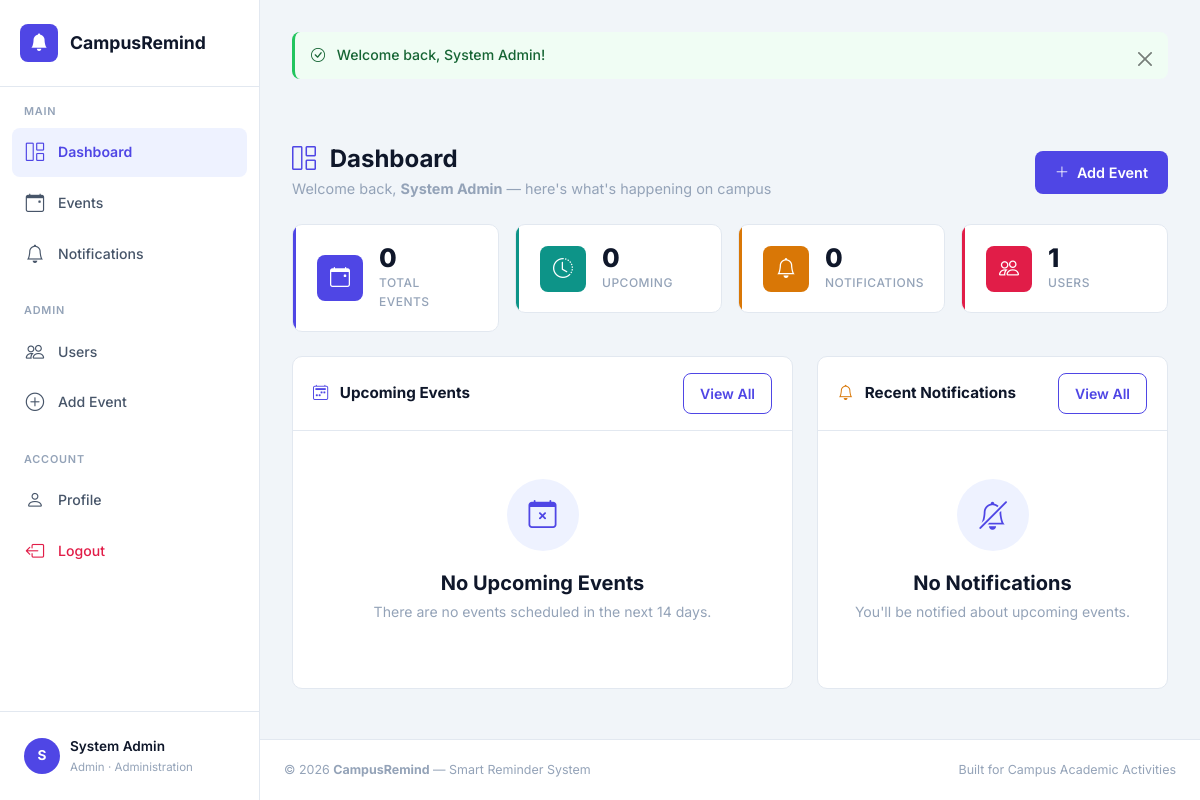
/dashboard.php (signed in), run on the app's committed database.
### tables this page shows
CREATE TABLE IF NOT EXISTS users (
    id INT AUTO_INCREMENT PRIMARY KEY,
    name VARCHAR(100) NOT NULL,
    email VARCHAR(150) NOT NULL UNIQUE,
    password VARCHAR(255) NOT NULL,
    department VARCHAR(100) NOT NULL,
    role ENUM('student', 'lecturer', 'admin') NOT NULL DEFAULT 'student',
    created_at TIMESTAMP DEFAULT CURRENT_TIMESTAMP,
    updated_at TIMESTAMP DEFAULT CURRENT_TIMESTAMP ON UPDATE CURRENT_TIMESTAMP
);

### includes/functions.php (called while the page is built, shortened)
<?php
function getFlash() {
    if (isset($_SESSION['flash'])) {
        $flash = $_SESSION['flash'];
        return $flash;
    }
    return null;
}
function isLoggedIn() {
    return isset($_SESSION['user_id']);
}
function isAdmin() {
    return isset($_SESSION['user_role']) && $_SESSION['user_role'] === 'admin';
}
function getCurrentUser() {
    $pdo = getDBConnection();
    $stmt = $pdo->prepare("SELECT id, name, email, department, role FROM users WHERE id = ?");
    $stmt->execute([$_SESSION['user_id']]);
    return $stmt->fetch();
}
function sanitize($input) {
    return htmlspecialchars(trim($input), ENT_QUOTES, 'UTF-8');
}

### dashboard.php (the view, shortened to what this page needs)
<?php
require_once __DIR__ . '/includes/header.php';
$pdo = getDBConnection();
$userId = $_SESSION['user_id'];
$userDept = $_SESSION['user_dept'] ?? 'All';
$stmt = $pdo->query("SELECT COUNT(*) FROM events");
$totalEvents = $stmt->fetchColumn();
$stmt = $pdo->prepare("
    SELECT COUNT(*) FROM events
    WHERE event_date >= CURDATE() AND event_date <= DATE_ADD(CURDATE(), INTERVAL 30 DAY)
    AND (department = ? OR department = 'All')
");
$stmt->execute([$userDept]);
$upcomingCount = $stmt->fetchColumn();
$stmt = $pdo->prepare("SELECT COUNT(*) FROM notifications WHERE user_id = ?");
$stmt->execute([$userId]);
$totalNotifications = $stmt->fetchColumn();
$totalUsers = 0;
if (isAdmin()) {
    $stmt = $pdo->query("SELECT COUNT(*) FROM users");
    $totalUsers = $stmt->fetchColumn();
}
$stmt = $pdo->prepare("
    SELECT * FROM events
    WHERE event_date >= CURDATE() AND event_date <= DATE_ADD(CURDATE(), INTERVAL 14 DAY)
    AND (department = ? OR department = 'All')
    ORDER BY event_date ASC
    LIMIT 6
");
$stmt->execute([$userDept]);
$upcomingEvents = $stmt->fetchAll();
$stmt = $pdo->prepare("
    SELECT n.*, e.title as event_title, e.category
    FROM notifications n
    JOIN events e ON n.event_id = e.id
    WHERE n.user_id = ?
    ORDER BY n.sent_at DESC
    LIMIT 5
");
$stmt->execute([$userId]);
$recentNotifications = $stmt->fetchAll();
?>
<div class="page-content">
    <div class="page-header fade-in">
        <div class="d-flex justify-content-between align-items-center flex-wrap gap-3">
            <div>
                <h1><i class="bi bi-grid-1x2 me-2" style="color:var(--primary)"></i> Dashboard</h1>
                <p>Welcome back, <strong><?= sanitize($currentUser['name']) ?></strong> — here's what's happening on campus</p>
            </div>
            <?php if (isAdmin()): ?>
            <a href="<?= BASE_URL ?>events/create.php" class="btn btn-primary-solid">
                <i class="bi bi-plus-lg me-1"></i> Add Event
            </a>
            <?php endif; ?>
        </div>
    </div>
    <div class="row g-3 mb-4">
        <div class="col-md-3 col-6 fade-in stagger-1">
            <div class="stat-card stat-events">
                <div class="d-flex align-items-center gap-3">
                    <div class="stat-icon icon-events"><i class="bi bi-calendar-event"></i></div>
                    <div>
                        <div class="stat-value"><?= $totalEvents ?></div>
                        <div class="stat-label">Total Events</div>
                    </div>
                </div>
            </div>
        </div>
        <div class="col-md-3 col-6 fade-in stagger-2">
            <div class="stat-card stat-upcoming">
                <div class="d-flex align-items-center gap-3">
                    <div class="stat-icon icon-upcoming"><i class="bi bi-clock-history"></i></div>
                    <div>
                        <div class="stat-value"><?= $upcomingCount ?></div>
                        <div class="stat-label">Upcoming</div>
                    </div>
                </div>
            </div>
        </div>
        <div class="col-md-3 col-6 fade-in stagger-3">
            <div class="stat-card stat-notifications">
                <div class="d-flex align-items-center gap-3">
                    <div class="stat-icon icon-notifications"><i class="bi bi-bell"></i></div>
                    <div>
                        <div class="stat-value"><?= $totalNotifications ?></div>
                        <div class="stat-label">Notifications</div>
                    </div>
                </div>
            </div>
        </div>
        <?php if (isAdmin()): ?>
        <div class="col-md-3 col-6 fade-in stagger-4">
            <div class="stat-card stat-users">
                <div class="d-flex align-items-center gap-3">
                    <div class="stat-icon icon-users"><i class="bi bi-people"></i></div>
                    <div>
                        <div class="stat-value"><?= $totalUsers ?></div>
                        <div class="stat-label">Users</div>
                    </div>
                </div>
            </div>
        </div>
        <?php endif; ?>
    </div>
    <div class="row g-4">
        <div class="col-lg-7 fade-in">
            <div class="content-card">
                <div class="content-card-header">
                    <h5><i class="bi bi-calendar2-week me-2" style="color:var(--primary)"></i> Upcoming Events</h5>
                    <a href="<?= BASE_URL ?>events/index.php" class="btn btn-sm btn-outline-primary-custom">View All</a>
                </div>
                <div class="content-card-body p-0">
                    <?php if (empty($upcomingEvents)): ?>
                        <div class="empty-state">
                            <div class="empty-state-icon"><i class="bi bi-calendar-x"></i></div>
                            <h5>No Upcoming Events</h5>
                            <p>There are no events scheduled in the next 14 days.</p>
                        </div>
                    <?php endif; ?>
                </div>
            </div>
        </div>
        <div class="col-lg-5 fade-in">
            <div class="content-card">
                <div class="content-card-header">
                    <h5><i class="bi bi-bell me-2" style="color:var(--amber)"></i> Recent Notifications</h5>
                    <a href="<?= BASE_URL ?>notifications.php" class="btn btn-sm btn-outline-primary-custom">View All</a>
                </div>
                <div class="content-card-body p-0">
                    <?php if (empty($recentNotifications)): ?>
                        <div class="empty-state">
                            <div class="empty-state-icon"><i class="bi bi-bell-slash"></i></div>
                            <h5>No Notifications</h5>
                            <p>You'll be notified about upcoming events.</p>
                        </div>
                    <?php endif; ?>
                </div>
            </div>
        </div>
    </div>
</div>
<?php require_once __DIR__ . '/includes/footer.php'; ?>

### includes/header.php (shortened to what this page needs)
<?php
require_once __DIR__ . '/functions.php';
$currentUser = getCurrentUser();
$currentPage = basename($_SERVER['PHP_SELF'], '.php');
$currentDir = basename(dirname($_SERVER['PHP_SELF']));
?>
<!DOCTYPE html>
<html lang="en">
<head>
    <link href="https://cdn.jsdelivr.net/npm/bootstrap@5.3.3/dist/css/bootstrap.min.css" rel="stylesheet">
    <link href="https://cdn.jsdelivr.net/npm/bootstrap-icons@1.11.3/font/bootstrap-icons.min.css" rel="stylesheet">
    <link href="<?= BASE_URL ?>assets/css/style.css" rel="stylesheet">
</head>
<body>
<?php if (isLoggedIn()): ?>
<aside class="sidebar" id="sidebar">
    <a class="sidebar-brand" href="<?= BASE_URL ?>dashboard.php">
        <span class="sidebar-brand-icon"><i class="bi bi-bell-fill"></i></span>
        <span class="sidebar-brand-text">CampusRemind</span>
    </a>
    <nav class="sidebar-nav">
        <div class="sidebar-section">
            <div class="sidebar-section-label">Main</div>
            <a class="sidebar-link <?= $currentPage === 'dashboard' ? 'active' : '' ?>"
               href="<?= BASE_URL ?>dashboard.php">
                <i class="bi bi-grid-1x2"></i>
                <span>Dashboard</span>
            </a>
            <a class="sidebar-link <?= ($currentPage === 'index' && $currentDir === 'events') || $currentPage === 'events' ? 'active' : '' ?>"
               href="<?= BASE_URL ?>events/index.php">
                <i class="bi bi-calendar-event"></i>
                <span>Events</span>
            </a>
            <a class="sidebar-link <?= $currentPage === 'notifications' ? 'active' : '' ?>"
               href="<?= BASE_URL ?>notifications.php">
                <i class="bi bi-bell"></i>
                <span>Notifications</span>
            </a>
        </div>
        <?php if (isAdmin()): ?>
        <div class="sidebar-section">
            <div class="sidebar-section-label">Admin</div>
            <a class="sidebar-link <?= $currentPage === 'users' ? 'active' : '' ?>"
               href="<?= BASE_URL ?>admin/users.php">
                <i class="bi bi-people"></i>
                <span>Users</span>
            </a>
            <a class="sidebar-link <?= ($currentPage === 'create' && $currentDir === 'events') ? 'active' : '' ?>"
               href="<?= BASE_URL ?>events/create.php">
                <i class="bi bi-plus-circle"></i>
                <span>Add Event</span>
            </a>
        </div>
        <?php endif; ?>
        <div class="sidebar-section">
            <div class="sidebar-section-label">Account</div>
            <a class="sidebar-link <?= $currentPage === 'profile' ? 'active' : '' ?>"
               href="<?= BASE_URL ?>profile.php">
                <i class="bi bi-person"></i>
                <span>Profile</span>
            </a>
            <a class="sidebar-link" href="<?= BASE_URL ?>auth/logout.php" style="color: var(--rose);">
                <i class="bi bi-box-arrow-left"></i>
                <span>Logout</span>
            </a>
        </div>
    </nav>
    <div class="sidebar-footer">
        <a class="sidebar-user" href="<?= BASE_URL ?>profile.php">
            <div class="user-avatar"><?= strtoupper(substr($currentUser['name'] ?? 'U', 0, 1)) ?></div>
            <div class="sidebar-user-info">
                <div class="sidebar-user-name"><?= sanitize($currentUser['name'] ?? 'User') ?></div>
                <div class="sidebar-user-role"><?= sanitize($currentUser['role'] ?? '') ?> · <?= sanitize($currentUser['department'] ?? '') ?></div>
            </div>
        </a>
    </div>
</aside>
<div class="main-content">
<?php endif; ?>
<?php $flash = getFlash(); if ($flash): ?>
<div class="<?= isLoggedIn() ? 'page-content' : 'container mt-3' ?>" style="padding-bottom:0;">
    <div class="alert alert-<?= $flash['type'] ?> alert-dismissible fade show" role="alert">
        <i class="bi bi-<?= $flash['type'] === 'success' ? 'check-circle' : ($flash['type'] === 'danger' ? 'exclamation-triangle' : 'info-circle') ?> me-2"></i>
        <?= $flash['message'] ?>
        <button type="button" class="btn-close" data-bs-dismiss="alert"></button>
    </div>
</div>
<?php endif; ?>

### data on the page
users: name "S", name "System Admin", role "Admin", department "Administration"

### other printed values
$flash['message'] "Welcome back, System Admin!"
$totalEvents "0"
$upcomingCount "0"
$totalNotifications "0"
$totalUsers "1"
